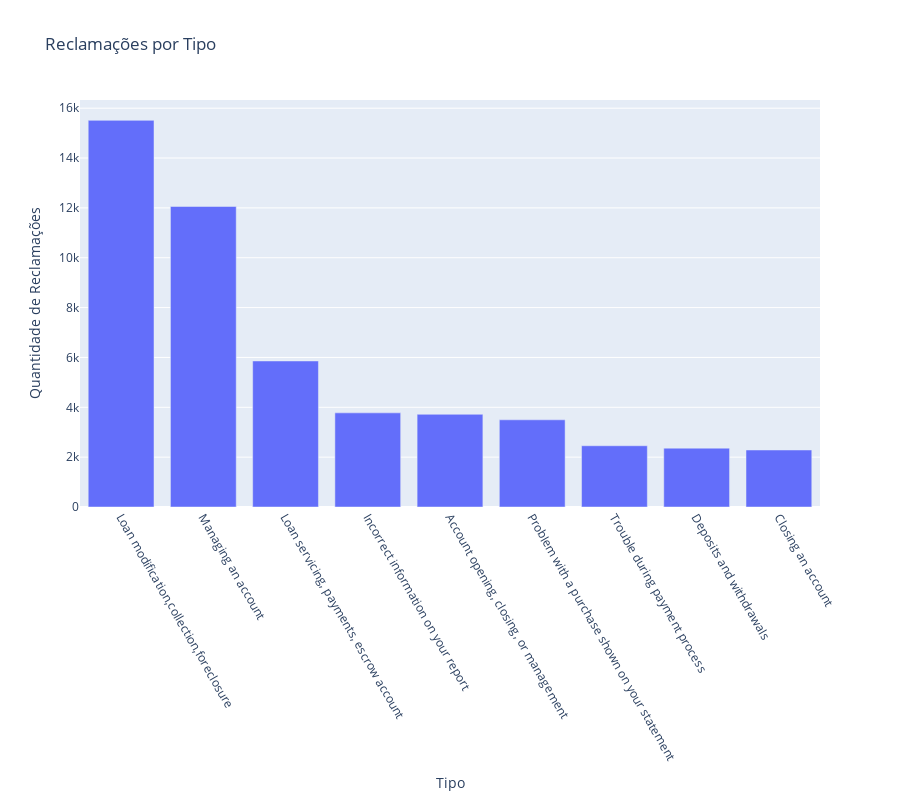

Notebook code cell kept with this figure:
### Markdown cell above
## Top 10 Tipos de reclamações.

### Code cell
# df['Issue'].value_counts().head(10).plot(kind='bar')

# faça usando plotly

fig = px.bar(df['Issue'].value_counts().head(9), title='Reclamações por Tipo', height=800)
fig.update_yaxes(title_text='Quantidade de Reclamações')
fig.update_xaxes(title_text='Tipo', tickangle=60)
fig.update_layout(showlegend=False)
fig.show()

### Figure 1 — Plotly figure (JSON) as saved in the notebook; plotly's stock layout.template omitted (floating-point values rounded to 4 significant figures)
{"data": [{"alignmentgroup": "True", "hovertemplate": "variable=count<br>Issue=%{x}<br>value=%{y}<extra></extra>", "legendgroup": "count", "marker": {"color": "#636efa", "pattern": {"shape": ""}}, "name": "count", "offsetgroup": "count", "orientation": "v", "showlegend": true, "textposition": "auto", "type": "bar", "x": ["Loan modification,collection,foreclosure", "Managing an account", "Loan servicing, payments, escrow account", "Incorrect information on your report", "Account opening, closing, or management", "Problem with a purchase shown on your statement", "Trouble during payment process", "Deposits and withdrawals", "Closing an account"], "xaxis": "x", "y": [15512, 12056, 5858, 3777, 3719, 3498, 2457, 2361, 2287], "yaxis": "y"}], "layout": {"barmode": "relative", "height": 800, "legend": {"title": {"text": "variable"}, "tracegroupgap": 0}, "showlegend": false, "title": {"text": "Reclamações por Tipo"}, "xaxis": {"anchor": "y", "domain": [0, 1], "tickangle": 60, "title": {"text": "Tipo"}}, "yaxis": {"anchor": "x", "domain": [0, 1], "title": {"text": "Quantidade de Reclamações"}}}}
